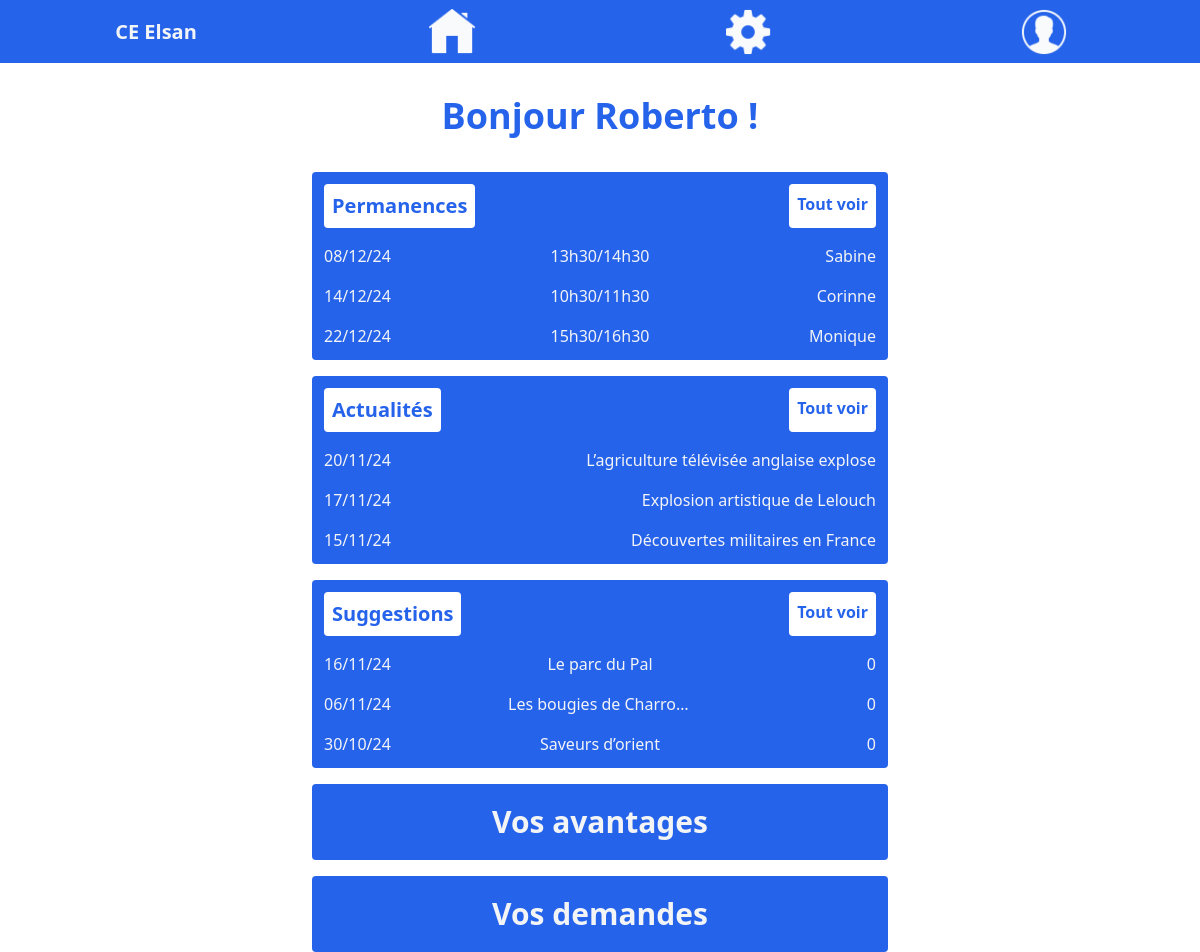
/pages/home.php (signed in), run on the app's committed database.
### tables this page shows
CREATE TABLE `permanences` (
  `permanence_id` int NOT NULL,
  `date` varchar(255) NOT NULL,
  `time` varchar(255) NOT NULL,
  `representative` varchar(255) NOT NULL
);

CREATE TABLE `news` (
  `news_id` int NOT NULL,
  `title` varchar(255) NOT NULL,
  `text` text NOT NULL,
  `date` datetime NOT NULL DEFAULT CURRENT_TIMESTAMP
);

### src/pages/home.php (the view, shortened to what this page needs)
<?php
require_once('../php_sql/db_connect.php');
$sql = "
    SELECT *
    FROM permanences
    WHERE STR_TO_DATE(date, '%d/%m/%y') > CURDATE()
    ORDER BY STR_TO_DATE(date, '%d/%m/%y') ASC
    LIMIT 3;
";
$query = $db->prepare($sql);
$query->execute();
$permanences = $query->fetchAll(PDO::FETCH_ASSOC);
    $sql = "
    SELECT title,date
    FROM news
    ORDER BY date DESC
    LIMIT 3;
    ";
    $query = $db->prepare($sql);
    $query->execute();
    $news = $query->fetchAll(PDO::FETCH_ASSOC);
    $sql = "
    SELECT s.company_name, s.date, COALESCE(SUM(v.vote_value), 0) AS total_score
    FROM suggestions s
    LEFT JOIN votes v ON s.suggestion_id = v.suggestion_id
    GROUP BY s.suggestion_id
    ORDER BY s.date DESC
    LIMIT 3;
    ";
    $query = $db->prepare($sql);
    $query->execute();
    $suggestions = $query->fetchAll(PDO::FETCH_ASSOC);
    ?>
<!doctype html>
<html>
<head>
  <link href="../output.css" rel="stylesheet">
</head>
<body class="pb-8">
<?php include '../includes/nav.php';?>
<h1 class="text-blue-600 font-bold text-4xl text-center m-8 ">Bonjour <?=$_SESSION['first_name']?> !</h1>
<main class="p-1 flex flex-col gap-4 flex-wrap max-w-screen-2xl mx-auto">
<section class="w-[96%] bg-blue-600 mx-auto p-1 max-w-xl text-gray-100 rounded">
    <div class="section_title flex justify-between p-2">
        <h3 class="font-bold text-xl bg-white text-blue-600 rounded p-2">Permanences</h3>
        <a href="permanences.php" class="font-semibold bg-white text-blue-600 rounded p-2">Tout voir</a>
    </div>
    <div class="container">
        <?php
        foreach ($permanences as $permanence) {
        echo
        '<div class="permanence_row flex justify-between p-2">
            <p class="w-1/3 text-start">'.$permanence['date'].'</p>
            <p class="w-1/3 text-center">'.$permanence['time'].'</p>
            <p class="w-1/3 text-end truncate">'.$permanence['representative'].'</p>
        </div>';}
        ?>
    </div>
</section>
<section class="w-[96%] bg-blue-600 mx-auto p-1 max-w-xl text-gray-100 rounded">
    <div class="section_title flex justify-between p-2">
        <h3 class="font-bold text-xl bg-white text-blue-600 rounded p-2">Actualités</h3>
        <a href="news.php" class="font-semibold bg-white text-blue-600 rounded p-2">Tout voir</a>
    </div>
    <div class="container">
        <?php
        foreach ($news as $new) {
            $date = new DateTime($new['date']);
            $formattedDate = $date->format('d/m/y');
        echo
        '<div class="permanence_row flex justify-between p-2 gap-1">
            <p class="">'.$formattedDate.'</p>
            <a href="news.php"><p class="truncate">'.$new['title'].'</p></a>
        </div>';}
        ?>
    </div>
</section>
<section class="w-[96%] bg-blue-600 mx-auto p-1 max-w-xl text-gray-100 rounded">
    <div class="section_title flex justify-between p-2">
        <h3 class="font-bold text-xl bg-white text-blue-600 rounded p-2">Suggestions</h3>
        <a href="suggestions.php" class="font-semibold bg-white text-blue-600 rounded p-2">Tout voir</a>
    </div>
    <div class="container">
        <?php
        foreach ($suggestions as $suggestion) {
            $date = new DateTime($suggestion['date']);
            $formattedDate = $date->format('d/m/y');
        echo
        '<div class="permanence_row flex justify-between p-2">
            <p class="w-1/3 text-start">'.$formattedDate.'</p>
            <p class="w-1/3 text-center truncate">'.$suggestion['company_name'].'</p>
            <p class="w-1/3 text-end">'.$suggestion['total_score'].'</p>
        </div>';}
        ?>
    </div>
</section>
<div class="h-0">
    <section class="w-[96%] bg-blue-600 mx-auto p-1 max-w-xl rounded">
        <a href="benefits.php">
            <h3 class="text-gray-100 font-bold text-3xl text-center m-4">Vos avantages</h3>
        </a>
    </section>
    <section class="w-[96%] bg-blue-600 mx-auto p-1 max-w-xl mt-4 rounded">
        <a href="current_requests.php">
            <h3 class="text-gray-100 font-bold text-3xl text-center m-4">Vos demandes</h3>
        </a>
    </section>
</div>
</main>
</body>
</html>

### data on the page
permanences: date "08/12/24", time "13h30/14h30", representative "Sabine"
permanences: date "14/12/24", time "10h30/11h30", representative "Corinne"
permanences: date "22/12/24", time "15h30/16h30", representative "Monique"
news: date "20/11/24", title "L’agriculture télévisée anglaise explose"
news: date "17/11/24", title "Explosion artistique de Lelouch"
news: date "15/11/24", title "Découvertes militaires en France"

### other printed values
$_SESSION['first_name'] "Roberto"
$formattedDate "16/11/24"
$suggestion['company_name'] "Le parc du Pal"
$suggestion['total_score'] "0"
$formattedDate "06/11/24"
$suggestion['company_name'] "Les bougies de Charro…"
$formattedDate "30/10/24"
$suggestion['company_name'] "Saveurs d’orient"
